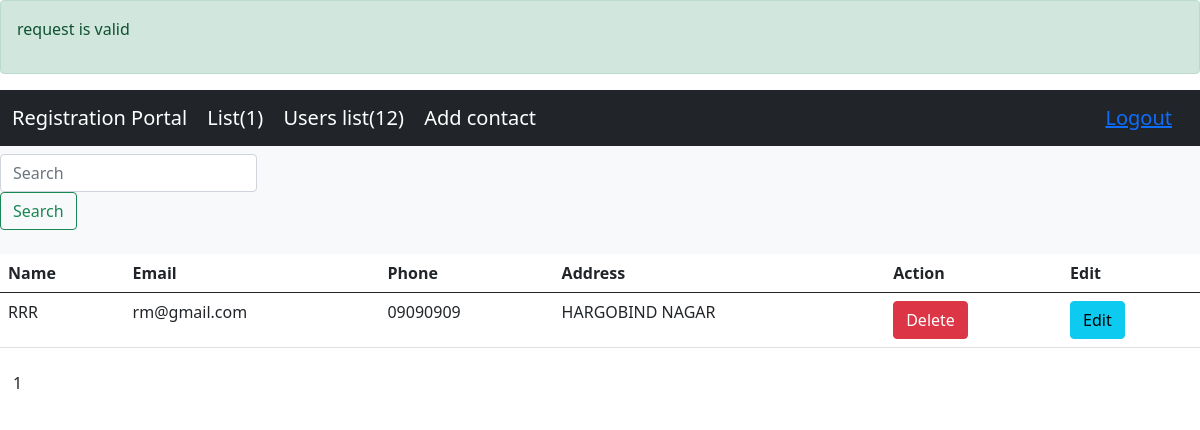
Page /contact_listing.php (signed in) on the committed database.
### tables this page shows
CREATE TABLE `contact` (
  `id` int NOT NULL,
  `name` varchar(255) DEFAULT NULL,
  `email` varchar(255) DEFAULT NULL,
  `phone` varchar(255) DEFAULT NULL,
  `address` text,
  `author_id` int DEFAULT NULL,
  `created_date` datetime NOT NULL DEFAULT CURRENT_TIMESTAMP,
  `updated_date` datetime NOT NULL DEFAULT CURRENT_TIMESTAMP
);

### contact_listing.php (the view, shortened to what this page needs)
<?php
include('./connection.php');
$author_id =$_SESSION['id'];
$query =" SELECT COUNT(id) as total_count FROM `contact` WHERE author_id = $author_id ";
$result =mysqli_query($connection,$query);
$number ='';
while($row =mysqli_fetch_assoc($result)){
   $number = $row;
}
$totalRecords = $number['total_count'];
$limit = 4 ;
$page = $totalRecords / $limit ;
$approx =ceil($page);
$current_page = 1;
$offset =($current_page-1) * $limit;
$query =' SELECT * FROM `contact` WHERE author_id ='.$author_id.' limit '.$limit.' OFFSET '.$offset;
$result =mysqli_query($connection,$query);
$output =[];
$pagination = true;
if(isset($_SESSION['search_result'])){
  $output =$_SESSION['search_result'];
  $pagination = false;
  unset($_SESSION['search_result']);
} else{
  while($row =mysqli_fetch_assoc($result)){
    $output[] =$row;
  }
}
$success =false;
$value =false;
if(isset($_SESSION['success']) && !empty($_SESSION['success'])){
  $success =$_SESSION['success'];
}
?>
<html lang="en">
<head>
<link href="https://cdn.jsdelivr.net/npm/bootstrap@5.0.2/dist/css/bootstrap.min.css" rel="stylesheet">
</head>
<body>
<?php if($success == true){ ?>
  <div class="alert alert-success">
    <p><?php echo $success; ?>
  </div>
<?php } ?>
<?php  include('./navbar.php'); ?>
<nav class="navbar navbar-light bg-light">
  <form class="form-inline" action="./search_server.php" method="post">
    <input class="form-control mr-sm-2" type="search" placeholder="Search" name="search" value="<?php echo $value; ?>" aria-label="Search" >
    <button class="btn btn-outline-success my-2 my-sm-0" type="submit">Search</button>
  </form>
</nav>
  <table class="table">
    <thead>
      <tr>
        <th>Name</th>
        <th>Email</th>
        <th>Phone</th>
        <th>Address</th>
        <th>Action</th>
        <th>Edit</th>
     </tr>
    </thead>
    <tbody>
        <?php foreach($output as $key => $value){ ?>
        <tr>
            <td><?php echo $value['name']; ?></td>
            <td><?php echo $value['email']; ?></td>
            <td><?php echo $value['phone']; ?></td>
            <td><?php echo $value['address']; ?></td>
            <td><a href="http://localhost/assignment1/delete_contact.php?id=<?php echo $value['id'] ;?>" class="btn btn-danger" role="button">Delete</a></td>
            <td><a href="http://localhost/assignment1/edit_contact.php?id=<?php echo $value['id'] ;?>" class="btn btn-info" role="button">Edit</a></td>
        </tr>
        <?php } ?>
    </tbody>
  </table>
  <?php if($pagination){ ?>
  <ul class="pagination">
  <?php for($i=1; $i<=$approx; $i++){ ?>
 <li><a type="button" class="btn btn-submit"  href="http://localhost/assignment1/contact_listing.php?page=<?php echo $i; ?>"><?php echo $i; ?></a></li>
 <?php  } ?>
 </ul>
 <?php } ?>
</body>
</html>

### rows in the picture
contact: name "RRR", email "rm@gmail.com", phone "09090909", address "HARGOBIND NAGAR"

### other values in the picture
$success "request is valid"
$count "1"
$count_user "12"
